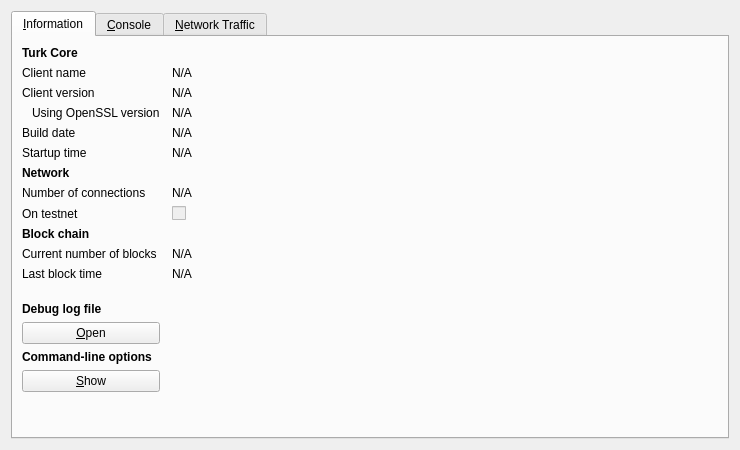
<?xml version="1.0" encoding="UTF-8"?>
<ui version="4.0">
 <class>RPCConsole</class>
 <widget class="QDialog" name="RPCConsole">
  <property name="geometry">
   <rect>
    <x>0</x>
    <y>0</y>
    <width>740</width>
    <height>450</height>
   </rect>
  </property>
  <property name="windowTitle">
   <string>Turk - Debug window</string>
  </property>
  <layout class="QVBoxLayout" name="verticalLayout_2">
   <item>
    <widget class="QTabWidget" name="tabWidget">
     <property name="currentIndex">
      <number>0</number>
     </property>
     <widget class="QWidget" name="tab_info">
      <attribute name="title">
       <string>&amp;Information</string>
      </attribute>
      <layout class="QGridLayout" name="gridLayout" columnstretch="0,1">
       <property name="horizontalSpacing">
        <number>12</number>
       </property>
       <item row="0" column="0">
        <widget class="QLabel" name="label_9">
         <property name="font">
          <font>
           <weight>75</weight>
           <bold>true</bold>
          </font>
         </property>
         <property name="text">
          <string>Turk Core</string>
         </property>
        </widget>
       </item>
       <item row="1" column="0">
        <widget class="QLabel" name="label_5">
         <property name="text">
          <string>Client name</string>
         </property>
        </widget>
       </item>
       <item row="1" column="1">
        <widget class="QLabel" name="clientName">
         <property name="cursor">
          <cursorShape>IBeamCursor</cursorShape>
         </property>
         <property name="text">
          <string>N/A</string>
         </property>
         <property name="textFormat">
          <enum>Qt::PlainText</enum>
         </property>
         <property name="textInteractionFlags">
          <set>Qt::LinksAccessibleByMouse|Qt::TextSelectableByKeyboard|Qt::TextSelectableByMouse</set>
         </property>
        </widget>
       </item>
       <item row="2" column="0">
        <widget class="QLabel" name="label_6">
         <property name="text">
          <string>Client version</string>
         </property>
        </widget>
       </item>
       <item row="2" column="1">
        <widget class="QLabel" name="clientVersion">
         <property name="cursor">
          <cursorShape>IBeamCursor</cursorShape>
         </property>
         <property name="text">
          <string>N/A</string>
         </property>
         <property name="textFormat">
          <enum>Qt::PlainText</enum>
         </property>
         <property name="textInteractionFlags">
          <set>Qt::LinksAccessibleByMouse|Qt::TextSelectableByKeyboard|Qt::TextSelectableByMouse</set>
         </property>
        </widget>
       </item>
       <item row="3" column="0">
        <widget class="QLabel" name="label_14">
         <property name="text">
          <string>Using OpenSSL version</string>
         </property>
         <property name="indent">
          <number>10</number>
         </property>
        </widget>
       </item>
       <item row="3" column="1">
        <widget class="QLabel" name="openSSLVersion">
         <property name="cursor">
          <cursorShape>IBeamCursor</cursorShape>
         </property>
         <property name="text">
          <string>N/A</string>
         </property>
         <property name="textFormat">
          <enum>Qt::PlainText</enum>
         </property>
         <property name="textInteractionFlags">
          <set>Qt::LinksAccessibleByMouse|Qt::TextSelectableByKeyboard|Qt::TextSelectableByMouse</set>
         </property>
        </widget>
       </item>
       <item row="4" column="0">
        <widget class="QLabel" name="label_12">
         <property name="text">
          <string>Build date</string>
         </property>
        </widget>
       </item>
       <item row="4" column="1">
        <widget class="QLabel" name="buildDate">
         <property name="cursor">
          <cursorShape>IBeamCursor</cursorShape>
         </property>
         <property name="text">
          <string>N/A</string>
         </property>
         <property name="textFormat">
          <enum>Qt::PlainText</enum>
         </property>
         <property name="textInteractionFlags">
          <set>Qt::LinksAccessibleByMouse|Qt::TextSelectableByKeyboard|Qt::TextSelectableByMouse</set>
         </property>
        </widget>
       </item>
       <item row="5" column="0">
        <widget class="QLabel" name="label_13">
         <property name="text">
          <string>Startup time</string>
         </property>
        </widget>
       </item>
       <item row="5" column="1">
        <widget class="QLabel" name="startupTime">
         <property name="cursor">
          <cursorShape>IBeamCursor</cursorShape>
         </property>
         <property name="text">
          <string>N/A</string>
         </property>
         <property name="textFormat">
          <enum>Qt::PlainText</enum>
         </property>
         <property name="textInteractionFlags">
          <set>Qt::LinksAccessibleByMouse|Qt::TextSelectableByKeyboard|Qt::TextSelectableByMouse</set>
         </property>
        </widget>
       </item>
       <item row="6" column="0">
        <widget class="QLabel" name="label_11">
         <property name="font">
          <font>
           <weight>75</weight>
           <bold>true</bold>
          </font>
         </property>
         <property name="text">
          <string>Network</string>
         </property>
        </widget>
       </item>
       <item row="7" column="0">
        <widget class="QLabel" name="label_7">
         <property name="text">
          <string>Number of connections</string>
         </property>
        </widget>
       </item>
       <item row="7" column="1">
        <widget class="QLabel" name="numberOfConnections">
         <property name="cursor">
          <cursorShape>IBeamCursor</cursorShape>
         </property>
         <property name="text">
          <string>N/A</string>
         </property>
         <property name="textFormat">
          <enum>Qt::PlainText</enum>
         </property>
         <property name="textInteractionFlags">
          <set>Qt::LinksAccessibleByMouse|Qt::TextSelectableByKeyboard|Qt::TextSelectableByMouse</set>
         </property>
        </widget>
       </item>
       <item row="8" column="0">
        <widget class="QLabel" name="label_8">
         <property name="text">
          <string>On testnet</string>
         </property>
        </widget>
       </item>
       <item row="8" column="1">
        <widget class="QCheckBox" name="isTestNet">
         <property name="enabled">
          <bool>false</bool>
         </property>
         <property name="text">
          <string/>
         </property>
        </widget>
       </item>
       <item row="9" column="0">
        <widget class="QLabel" name="label_10">
         <property name="font">
          <font>
           <weight>75</weight>
           <bold>true</bold>
          </font>
         </property>
         <property name="text">
          <string>Block chain</string>
         </property>
        </widget>
       </item>
       <item row="10" column="0">
        <widget class="QLabel" name="label_3">
         <property name="text">
          <string>Current number of blocks</string>
         </property>
        </widget>
       </item>
       <item row="10" column="1">
        <widget class="QLabel" name="numberOfBlocks">
         <property name="cursor">
          <cursorShape>IBeamCursor</cursorShape>
         </property>
         <property name="text">
          <string>N/A</string>
         </property>
         <property name="textFormat">
          <enum>Qt::PlainText</enum>
         </property>
         <property name="textInteractionFlags">
          <set>Qt::LinksAccessibleByMouse|Qt::TextSelectableByKeyboard|Qt::TextSelectableByMouse</set>
         </property>
        </widget>
       </item>
       <item row="11" column="0">
        <widget class="QLabel" name="label_2">
         <property name="text">
          <string>Last block time</string>
         </property>
        </widget>
       </item>
       <item row="11" column="1">
        <widget class="QLabel" name="lastBlockTime">
         <property name="cursor">
          <cursorShape>IBeamCursor</cursorShape>
         </property>
         <property name="text">
          <string>N/A</string>
         </property>
         <property name="textFormat">
          <enum>Qt::PlainText</enum>
         </property>
         <property name="textInteractionFlags">
          <set>Qt::LinksAccessibleByMouse|Qt::TextSelectableByKeyboard|Qt::TextSelectableByMouse</set>
         </property>
        </widget>
       </item>
       <item row="12" column="0">
        <spacer name="verticalSpacer_2">
         <property name="orientation">
          <enum>Qt::Vertical</enum>
         </property>
         <property name="sizeHint" stdset="0">
          <size>
           <width>20</width>
           <height>20</height>
          </size>
         </property>
        </spacer>
       </item>
       <item row="13" column="0">
        <widget class="QLabel" name="labelDebugLogfile">
         <property name="font">
          <font>
           <weight>75</weight>
           <bold>true</bold>
          </font>
         </property>
         <property name="text">
          <string>Debug log file</string>
         </property>
        </widget>
       </item>
       <item row="14" column="0">
        <widget class="QPushButton" name="openDebugLogfileButton">
         <property name="toolTip">
          <string>Open the Turk debug log file from the current data directory. This can take a few seconds for large log files.</string>
         </property>
         <property name="text">
          <string>&amp;Open</string>
         </property>
         <property name="autoDefault">
          <bool>false</bool>
         </property>
        </widget>
       </item>
       <item row="15" column="0">
        <widget class="QLabel" name="labelCLOptions">
         <property name="font">
          <font>
           <weight>75</weight>
           <bold>true</bold>
          </font>
         </property>
         <property name="text">
          <string>Command-line options</string>
         </property>
        </widget>
       </item>
       <item row="16" column="0">
        <widget class="QPushButton" name="showCLOptionsButton">
         <property name="toolTip">
          <string>Show the Turk-Qt help message to get a list with possible Turk command-line options.</string>
         </property>
         <property name="text">
          <string>&amp;Show</string>
         </property>
         <property name="autoDefault">
          <bool>false</bool>
         </property>
        </widget>
       </item>
       <item row="17" column="0">
        <spacer name="verticalSpacer">
         <property name="orientation">
          <enum>Qt::Vertical</enum>
         </property>
         <property name="sizeHint" stdset="0">
          <size>
           <width>20</width>
           <height>40</height>
          </size>
         </property>
        </spacer>
       </item>
      </layout>
     </widget>
     <widget class="QWidget" name="tab_console">
      <attribute name="title">
       <string>&amp;Console</string>
      </attribute>
      <layout class="QVBoxLayout" name="verticalLayout_3">
       <property name="spacing">
        <number>3</number>
       </property>
       <item>
        <widget class="QTextEdit" name="messagesWidget">
         <property name="minimumSize">
          <size>
           <width>0</width>
           <height>100</height>
          </size>
         </property>
         <property name="readOnly">
          <bool>true</bool>
         </property>
         <property name="tabKeyNavigation" stdset="0">
          <bool>false</bool>
         </property>
         <property name="columnCount" stdset="0">
          <number>2</number>
         </property>
        </widget>
       </item>
       <item>
        <layout class="QHBoxLayout" name="horizontalLayout">
         <property name="spacing">
          <number>3</number>
         </property>
         <item>
          <widget class="QLabel" name="label">
           <property name="text">
            <string notr="true">&gt;</string>
           </property>
          </widget>
         </item>
         <item>
          <widget class="QLineEdit" name="lineEdit"/>
         </item>
         <item>
          <widget class="QPushButton" name="clearButton">
           <property name="maximumSize">
            <size>
             <width>24</width>
             <height>24</height>
            </size>
           </property>
           <property name="toolTip">
            <string>Clear console</string>
           </property>
           <property name="text">
            <string/>
           </property>
           <property name="icon">
            <iconset resource="../bitcoin.qrc">
             <normaloff>:/icons/remove</normaloff>:/icons/remove</iconset>
           </property>
           <property name="shortcut">
            <string notr="true">Ctrl+L</string>
           </property>
           <property name="autoDefault">
            <bool>false</bool>
           </property>
          </widget>
         </item>
        </layout>
       </item>
      </layout>
     </widget>
     <widget class="QWidget" name="tab">
      <attribute name="title">
       <string>&amp;Network Traffic</string>
      </attribute>
      <layout class="QHBoxLayout" name="horizontalLayout_3">
       <item>
        <layout class="QVBoxLayout" name="verticalLayout_4">
         <item>
          <widget class="TrafficGraphWidget" name="trafficGraph" native="true">
           <property name="sizePolicy">
            <sizepolicy hsizetype="Expanding" vsizetype="Expanding">
             <horstretch>0</horstretch>
             <verstretch>0</verstretch>
            </sizepolicy>
           </property>
          </widget>
         </item>
         <item>
          <layout class="QHBoxLayout" name="horizontalLayout_2">
           <item>
            <widget class="QSlider" name="sldGraphRange">
             <property name="minimum">
              <number>1</number>
             </property>
             <property name="maximum">
              <number>288</number>
             </property>
             <property name="pageStep">
              <number>12</number>
             </property>
             <property name="value">
              <number>6</number>
             </property>
             <property name="orientation">
              <enum>Qt::Horizontal</enum>
             </property>
            </widget>
           </item>
           <item>
            <widget class="QLabel" name="lblGraphRange">
             <property name="minimumSize">
              <size>
               <width>100</width>
               <height>0</height>
              </size>
             </property>
             <property name="alignment">
              <set>Qt::AlignCenter</set>
             </property>
            </widget>
           </item>
           <item>
            <widget class="QPushButton" name="btnClearTrafficGraph">
             <property name="text">
              <string>&amp;Clear</string>
             </property>
            </widget>
           </item>
          </layout>
         </item>
        </layout>
       </item>
       <item>
        <layout class="QVBoxLayout" name="verticalLayout">
         <item>
          <widget class="QGroupBox" name="groupBox">
           <property name="title">
            <string>Totals</string>
           </property>
           <layout class="QVBoxLayout" name="verticalLayout_5">
            <item>
             <layout class="QHBoxLayout" name="horizontalLayout_4">
              <item>
               <widget class="Line" name="line">
                <property name="sizePolicy">
                 <sizepolicy hsizetype="Fixed" vsizetype="Fixed">
                  <horstretch>0</horstretch>
                  <verstretch>0</verstretch>
                 </sizepolicy>
                </property>
                <property name="minimumSize">
                 <size>
                  <width>10</width>
                  <height>0</height>
                 </size>
                </property>
                <property name="palette">
                 <palette>
                  <active>
                   <colorrole role="Light">
                    <brush brushstyle="SolidPattern">
                     <color alpha="255">
                      <red>0</red>
                      <green>255</green>
                      <blue>0</blue>
                     </color>
                    </brush>
                   </colorrole>
                  </active>
                  <inactive>
                   <colorrole role="Light">
                    <brush brushstyle="SolidPattern">
                     <color alpha="255">
                      <red>0</red>
                      <green>255</green>
                      <blue>0</blue>
                     </color>
                    </brush>
                   </colorrole>
                  </inactive>
                  <disabled>
                   <colorrole role="Light">
                    <brush brushstyle="SolidPattern">
                     <color alpha="255">
                      <red>0</red>
                      <green>255</green>
                      <blue>0</blue>
                     </color>
                    </brush>
                   </colorrole>
                  </disabled>
                 </palette>
                </property>
                <property name="orientation">
                 <enum>Qt::Horizontal</enum>
                </property>
               </widget>
              </item>
              <item>
               <widget class="QLabel" name="label_16">
                <property name="text">
                 <string>In:</string>
                </property>
               </widget>
              </item>
              <item>
               <widget class="QLabel" name="lblBytesIn">
                <property name="minimumSize">
                 <size>
                  <width>50</width>
                  <height>0</height>
                 </size>
                </property>
                <property name="alignment">
                 <set>Qt::AlignRight|Qt::AlignTrailing|Qt::AlignVCenter</set>
                </property>
               </widget>
              </item>
             </layout>
            </item>
            <item>
             <layout class="QHBoxLayout" name="horizontalLayout_5">
              <item>
               <widget class="Line" name="line_2">
                <property name="sizePolicy">
                 <sizepolicy hsizetype="Fixed" vsizetype="Fixed">
                  <horstretch>0</horstretch>
                  <verstretch>0</verstretch>
                 </sizepolicy>
                </property>
                <property name="minimumSize">
                 <size>
                  <width>10</width>
                  <height>0</height>
                 </size>
                </property>
                <property name="palette">
                 <palette>
                  <active>
                   <colorrole role="Light">
                    <brush brushstyle="SolidPattern">
                     <color alpha="255">
                      <red>255</red>
                      <green>0</green>
                      <blue>0</blue>
                     </color>
                    </brush>
                   </colorrole>
                  </active>
                  <inactive>
                   <colorrole role="Light">
                    <brush brushstyle="SolidPattern">
                     <color alpha="255">
                      <red>255</red>
                      <green>0</green>
                      <blue>0</blue>
                     </color>
                    </brush>
                   </colorrole>
                  </inactive>
                  <disabled>
                   <colorrole role="Light">
                    <brush brushstyle="SolidPattern">
                     <color alpha="255">
                      <red>255</red>
                      <green>0</green>
                      <blue>0</blue>
                     </color>
                    </brush>
                   </colorrole>
                  </disabled>
                 </palette>
                </property>
                <property name="orientation">
                 <enum>Qt::Horizontal</enum>
                </property>
               </widget>
              </item>
              <item>
               <widget class="QLabel" name="label_17">
                <property name="text">
                 <string>Out:</string>
                </property>
               </widget>
              </item>
              <item>
               <widget class="QLabel" name="lblBytesOut">
                <property name="minimumSize">
                 <size>
                  <width>50</width>
                  <height>0</height>
                 </size>
                </property>
                <property name="alignment">
                 <set>Qt::AlignRight|Qt::AlignTrailing|Qt::AlignVCenter</set>
                </property>
               </widget>
              </item>
             </layout>
            </item>
            <item>
             <spacer name="verticalSpacer_4">
              <property name="orientation">
               <enum>Qt::Vertical</enum>
              </property>
              <property name="sizeHint" stdset="0">
               <size>
                <width>20</width>
                <height>407</height>
               </size>
              </property>
             </spacer>
            </item>
           </layout>
          </widget>
         </item>
        </layout>
       </item>
      </layout>
     </widget>
    </widget>
   </item>
  </layout>
 </widget>
 <customwidgets>
  <customwidget>
   <class>TrafficGraphWidget</class>
   <extends>QWidget</extends>
   <header>trafficgraphwidget.h</header>
   <container>1</container>
   <slots>
    <slot>clear()</slot>
   </slots>
  </customwidget>
 </customwidgets>
 <resources>
  <include location="../bitcoin.qrc"/>
 </resources>
 <connections/>
</ui>
